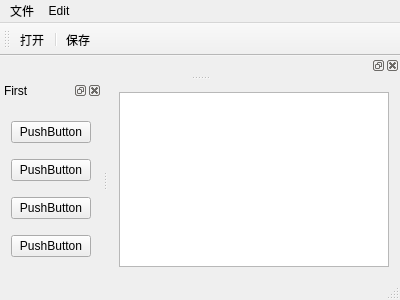
<?xml version="1.0" encoding="UTF-8"?>
<ui version="4.0">
 <class>MainWindow</class>
 <widget class="QMainWindow" name="MainWindow">
  <property name="geometry">
   <rect>
    <x>0</x>
    <y>0</y>
    <width>400</width>
    <height>300</height>
   </rect>
  </property>
  <property name="windowTitle">
   <string>MainWindow</string>
  </property>
  <widget class="QWidget" name="centralWidget">
   <layout class="QVBoxLayout" name="verticalLayout_2">
    <item>
     <widget class="QTextEdit" name="textEdit"/>
    </item>
   </layout>
  </widget>
  <widget class="QMenuBar" name="menuBar">
   <property name="geometry">
    <rect>
     <x>0</x>
     <y>0</y>
     <width>400</width>
     <height>23</height>
    </rect>
   </property>
   <widget class="QMenu" name="file">
    <property name="title">
     <string>文件</string>
    </property>
    <addaction name="actionOpen"/>
    <addaction name="actionSave"/>
    <addaction name="separator"/>
    <addaction name="separator"/>
    <addaction name="separator"/>
    <addaction name="actionSave_as"/>
   </widget>
   <widget class="QMenu" name="menuEdit">
    <property name="title">
     <string>Edit</string>
    </property>
   </widget>
   <addaction name="file"/>
   <addaction name="menuEdit"/>
  </widget>
  <widget class="QToolBar" name="mainToolBar">
   <property name="movable">
    <bool>true</bool>
   </property>
   <property name="allowedAreas">
    <set>Qt::AllToolBarAreas</set>
   </property>
   <property name="iconSize">
    <size>
     <width>32</width>
     <height>32</height>
    </size>
   </property>
   <attribute name="toolBarArea">
    <enum>TopToolBarArea</enum>
   </attribute>
   <attribute name="toolBarBreak">
    <bool>true</bool>
   </attribute>
   <addaction name="actionOpen"/>
   <addaction name="separator"/>
   <addaction name="actionSave"/>
  </widget>
  <widget class="QStatusBar" name="statusBar"/>
  <widget class="QDockWidget" name="dockWidget">
   <property name="floating">
    <bool>true</bool>
   </property>
   <property name="windowTitle">
    <string>First</string>
   </property>
   <attribute name="dockWidgetArea">
    <number>1</number>
   </attribute>
   <widget class="QWidget" name="dockWidgetContents">
    <layout class="QVBoxLayout" name="verticalLayout">
     <item>
      <widget class="QPushButton" name="pushButton">
       <property name="text">
        <string>PushButton</string>
       </property>
      </widget>
     </item>
     <item>
      <widget class="QPushButton" name="pushButton_2">
       <property name="text">
        <string>PushButton</string>
       </property>
      </widget>
     </item>
     <item>
      <widget class="QPushButton" name="pushButton_3">
       <property name="text">
        <string>PushButton</string>
       </property>
      </widget>
     </item>
     <item>
      <widget class="QPushButton" name="pushButton_4">
       <property name="text">
        <string>PushButton</string>
       </property>
      </widget>
     </item>
    </layout>
   </widget>
  </widget>
  <widget class="QDockWidget" name="dockWidget_2">
   <attribute name="dockWidgetArea">
    <number>4</number>
   </attribute>
   <widget class="QWidget" name="dockWidgetContents_2"/>
  </widget>
  <action name="actionSave">
   <property name="icon">
    <iconset resource="resource.qrc">
     <normaloff>:/new/Image/butterfly.png</normaloff>:/new/Image/butterfly.png</iconset>
   </property>
   <property name="text">
    <string>保存</string>
   </property>
   <property name="toolTip">
    <string>我是一个程序猿</string>
   </property>
  </action>
  <action name="actionOpen">
   <property name="icon">
    <iconset>
     <normalon>:/Image/myheart.png</normalon>
    </iconset>
   </property>
   <property name="text">
    <string>打开</string>
   </property>
  </action>
  <action name="actionSave_as">
   <property name="text">
    <string>save as</string>
   </property>
  </action>
 </widget>
 <layoutdefault spacing="6" margin="11"/>
 <resources>
  <include location="resource.qrc"/>
 </resources>
 <connections/>
</ui>
